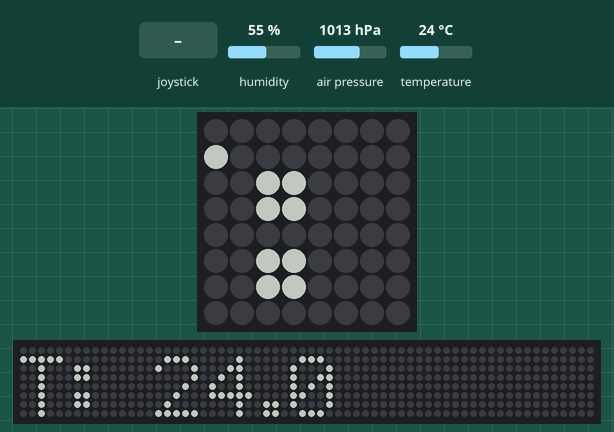
Recording of a program running on a simulated Raspberry Pi (BCM pin numbers) with a Sense HAT. Shown: the Sense HAT's 8×8 RGB LED matrix, a strip that is not on the board, showing the scrolling text unrolled. The test bench sets the inputs (shaded band); at power-on: humidity 55 %, air pressure 1013 hPa, temperature 24 °C. Dim RGB values are drawn brighter than linear; the 64×8 strip is a reading aid, not a part: it shows the text the matrix is scrolling, unrolled, one strip-width of it at a time.

Above: at 1.28 s.
1.3 s: joystick pushed left
3.1 s: humidity set to 22 %
At 6.03 s:
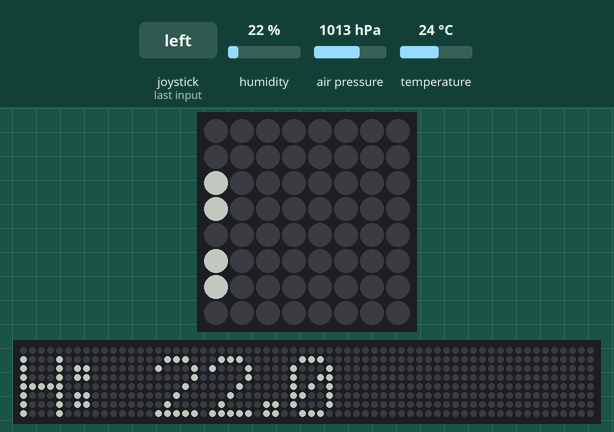
6.1 s: joystick pushed right
At 13.47 s:
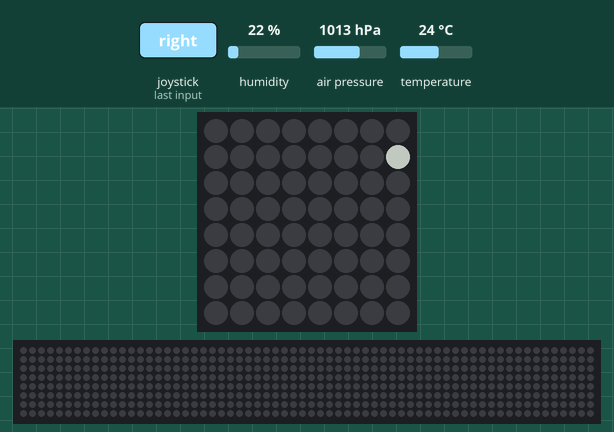
14.9 s: joystick pushed right
At 17.9 s:
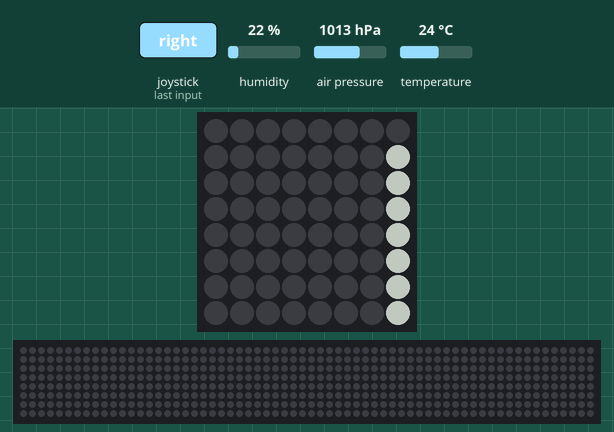

The program:

sensor_testing.py
```python
from sense_hat import SenseHat

sense = SenseHat()

red = (100, 0, 0)
green = (0, 100, 0)
white = (100, 100, 100)


def temp():
    t = round(sense.temp, 1)
    sense.show_message('T: ' + str(t), text_colour=white)

def pres():
    p = round(sense.pressure)
    sense.show_message('P: ' + str(p), text_colour=white)

def humi():
    h = round(sense.humidity, 1)
    sense.show_message('H: ' + str(h), text_colour=white)

index = 0
sensors = ["temp", "pres", "humi"]

def update_screen(mode):
    if mode == 'temp':
        temp()
    elif mode == 'pres':
        pres()
    elif mode == 'humi':
        humi()

while True:
    selection = False
    events = sense.stick.get_events()
    for event in events:
    # Skip releases
        if event.action != "released":
            if event.direction == "left":
                index -= 1
                selection = True
        elif event.direction == "right":
            index += 1
            selection = True
        if selection:
            current_mode = sensors[index % 3]
            update_screen(current_mode)

    if not selection:
        current_mode = sensors[index % 3]
        update_screen(current_mode)
```

Measured:
- after the input at 6.1 s, the LEDs: first differ from a run without the input after 7.3 s (image 2)
- after the input at 14.9 s, the LEDs: first differ from a run without the input after 3.0 s (image 3)
